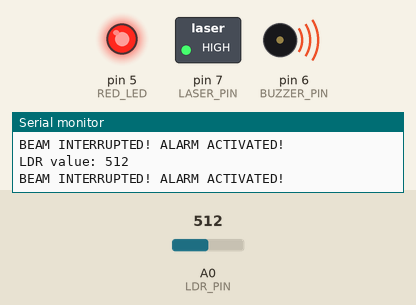
Simulated run of this sketch. Board: Arduino Uno, built with avr-gcc and run on an emulated ATmega328P. Parts: switched loads named in the sketch (green lamp = pin HIGH), output pins drawn as LEDs (lit = HIGH), buzzer (waves = sounding), the last lines printed to the serial monitor. The test bench sets the inputs (shaded band); at power-on: A0 (LDR_PIN) = 512.

Above: at 1.7 s.
1.8 s: A0 (LDR_PIN) set to 17
4.8 s: A0 (LDR_PIN) set to 14
At 5.8 s:
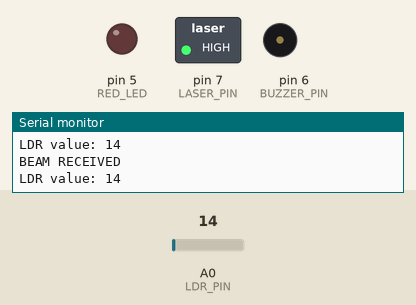
6.8 s: A0 (LDR_PIN) set to 122
At 7.4 s:
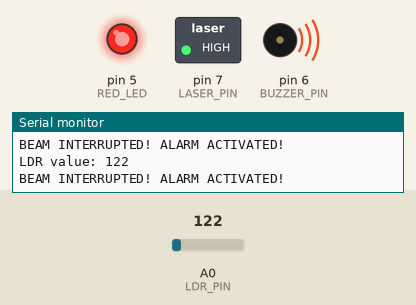
8.5 s: A0 (LDR_PIN) set to 5
At 9.9 s:
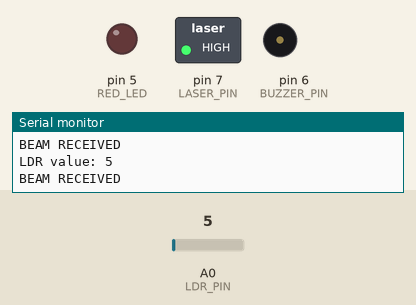
Timing chart, 0 to 11.0 s (numbered marks = the images above; inputs shaded):
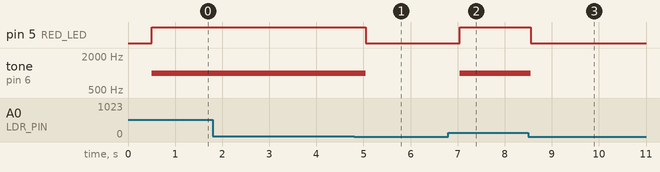

The sketch:

Laser_Security_System.ino
```cpp
const int LDR_PIN = A0;
const int LASER_PIN = 7;
const int RED_LED = 5;
const int BUZZER_PIN = 6;

const int LIGHT_THRESHOLD = 15;

void setup() {
  pinMode(LASER_PIN, OUTPUT);
  pinMode(RED_LED, OUTPUT);
  pinMode(BUZZER_PIN, OUTPUT);

  // Turn laser ON
  digitalWrite(LASER_PIN, HIGH);

  digitalWrite(RED_LED, LOW);
  noTone(BUZZER_PIN);

  Serial.begin(9600);
  delay(500);

  Serial.println("LASER SECURITY ALARM SYSTEM");
  Serial.println("System armed.");
}

void loop() {
  int lightValue = analogRead(LDR_PIN);

  Serial.print("LDR value: ");
  Serial.println(lightValue);

  // Your readings: 0–2 = beam received, 26–29 = interrupted.
  if (lightValue > LIGHT_THRESHOLD) {
    digitalWrite(RED_LED, HIGH);
    tone(BUZZER_PIN, 1000);

    Serial.println("BEAM INTERRUPTED! ALARM ACTIVATED!");
  } else {
    digitalWrite(RED_LED, LOW);
    noTone(BUZZER_PIN);

    Serial.println("BEAM RECEIVED");
  }

  delay(250);
}
```

Measured:
- the behaviour switches between 16 and 15 on A0 (LDR_PIN) (found by bisection; images 0 and 1)
- after the input at 4.8 s, pin 5 (RED_LED): HIGH → LOW after 0.24 s; tone on pin 6 (BUZZER_PIN): 1000 Hz → silent after 0.24 s
- after the input at 6.8 s, pin 5 (RED_LED): LOW → HIGH after 0.25 s; tone on pin 6 (BUZZER_PIN): silent → 1000 Hz after 0.25 s
- after the input at 8.5 s, pin 5 (RED_LED): HIGH → LOW after 0.05 s; tone on pin 6 (BUZZER_PIN): 1000 Hz → silent after 0.05 s
